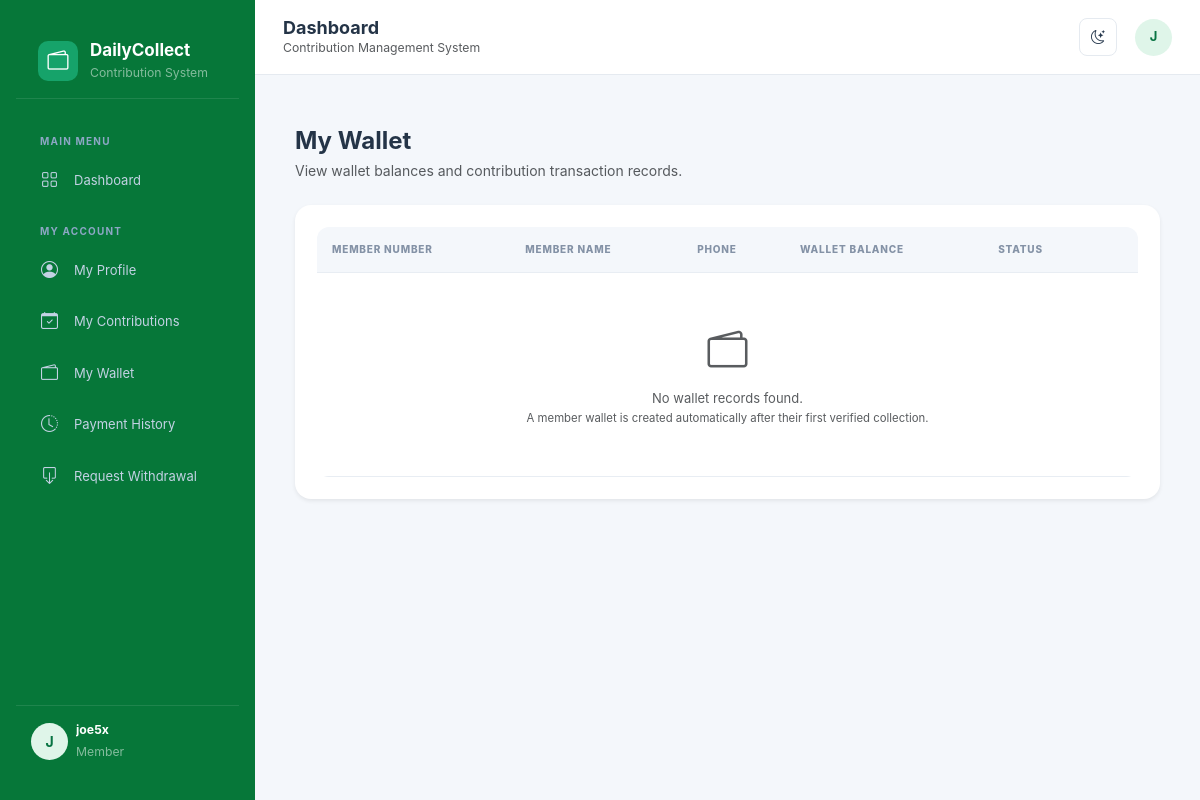
/wallets/ (signed in), run on the app's committed database.
### accounts/models.py (models this page shows, shortened)
class User(AbstractUser):
    class Role(models.TextChoices):
        ADMIN = 'ADMIN', 'Administrator'
        MANAGER = 'MANAGER', 'Manager'
        SUPERVISOR = 'SUPERVISOR', 'Supervisor'
        AGENT = 'AGENT', 'Collection Agent'
        ACCOUNTANT = 'ACCOUNTANT', 'Accountant'
        MEMBER = 'MEMBER', 'Member'
    email = models.EmailField(unique=True)
    phone = models.CharField(max_length=20, blank=True)
    role = models.CharField(
        max_length=20,
        choices=Role.choices,
        default=Role.MEMBER
    )
    is_active = models.BooleanField(default=True)
    created_at = models.DateTimeField(auto_now_add=True)
    updated_at = models.DateTimeField(auto_now=True)

### wallets/views.py (the view, shortened to what this page needs)
# urls.py: path('', views.wallet_list, name='wallet_list'),
@login_required
@role_required(
    User.Role.ADMIN,
    User.Role.MANAGER,
    User.Role.ACCOUNTANT,
    User.Role.MEMBER,
)
def wallet_list(request):
    wallets = Wallet.objects.select_related('member').all()
    if request.user.role == User.Role.MEMBER:
        wallets = wallets.filter(member__user=request.user)
    search = request.GET.get('q', '').strip()
    paginator = Paginator(wallets, 15)
    page_obj = paginator.get_page(request.GET.get('page'))
    context = {
        'wallets': page_obj.object_list,
        'page_obj': page_obj,
        'search': search,
    }
    return render(request, 'wallets/wallet_list.html', context)

### templates/wallets/wallet_list.html (shortened to what this page needs)
{% extends 'base.html' %}
{% block content %}
<div class="container-fluid py-4">
    <div class="mb-4">
        <h4 class="fw-bold mb-1">
            {% if request.user.role == 'MEMBER' %}
                My Wallet
            {% else %}
                Member Wallets
            {% endif %}
        </h4>
        <p class="text-muted mb-0">
            View wallet balances and contribution transaction records.
        </p>
    </div>
    <div class="card border-0 shadow-sm">
        <div class="card-body">
            <div class="table-responsive">
                <table class="table table-hover align-middle">
                    <thead class="table-light">
                        <tr>
                            <th>Member Number</th>
                            <th>Member Name</th>
                            <th>Phone</th>
                            <th>Wallet Balance</th>
                            <th>Status</th>
                            <th></th>
                        </tr>
                    </thead>
                    <tbody>
                        {% for wallet in wallets %}
                        <tr>
                            <td class="fw-semibold">
                                {{ wallet.member.member_no }}
                            </td>
                            <td>{{ wallet.member.full_name }}</td>
                            <td>{{ wallet.member.phone }}</td>
                            <td class="fw-bold text-success">
                                ₦{{ wallet.balance|floatformat:2 }}
                            </td>
                            <td>
                                {% if wallet.is_active %}
                                    <span class="badge bg-success">Active</span>
                                {% else %}
                                    <span class="badge bg-secondary">Inactive</span>
                                {% endif %}
                            </td>
                            <td>
                                <a href="{% url 'wallets:wallet_detail' wallet.pk %}"
                                   class="btn btn-sm btn-outline-primary">
                                    View Wallet
                                </a>
                            </td>
                        </tr>
                        {% empty %}
                        <tr>
                            <td colspan="6" class="text-center py-5">
                                <i class="bi bi-wallet2 fs-1 text-muted"></i>
                                <p class="text-muted mt-2 mb-0">
                                    No wallet records found.
                                </p>
                                <small class="text-muted">
                                    A member wallet is created automatically
                                    after their first verified collection.
                                </small>
                            </td>
                        </tr>
                        {% endfor %}
                    </tbody>
                </table>
            </div>
        </div>
    </div>
</div>
{% endblock %}

### templates/base.html (shortened to what this page needs)
{% load static %}
<!DOCTYPE html>
<html lang="en" data-bs-theme="light">
<head>
    <link href="https://cdn.jsdelivr.net/npm/bootstrap@5.3.3/dist/css/bootstrap.min.css" rel="stylesheet">
    <link href="https://cdn.jsdelivr.net/npm/bootstrap-icons@1.11.3/font/bootstrap-icons.css" rel="stylesheet">
    <link rel="stylesheet"
      href="{% static 'css/style.css' %}">
</head>
<body>
{% if request.user.is_authenticated %}
<aside class="sidebar" id="sidebar">
    <div class="brand">
        <div class="brand-icon">
            <i class="bi bi-wallet2 text-white"></i>
        </div>
        <div>
            <h5 class="brand-name">DailyCollect</h5>
            <small class="text-white-50">Contribution System</small>
        </div>
    </div>
<div class="sidebar-menu">
    <div class="menu-label">Main Menu</div>
    <a href="{% url 'dashboard' %}" class="sidebar-link">
        <i class="bi bi-grid"></i> Dashboard
    </a>
    {% if request.user.role == 'ADMIN' %}
        <div class="menu-label">Administration</div>
        <a href="{% url 'agents:agent_create' %}" class="sidebar-link">
            <i class="bi bi-person-plus"></i> Register Agent
        </a>
        <a href="{% url 'accounts:user_list' %}" class="sidebar-link">
            <i class="bi bi-people"></i> User Management
        </a>
        <a href="{% url 'agents:agent_list' %}" class="sidebar-link">
            <i class="bi bi-people"></i> Agent Management
        </a>
        <a href="{% url 'members:member_list' %}" class="sidebar-link">
            <i class="bi bi-person-vcard"></i> Members
        </a>
        <a href="#" class="sidebar-link">
            <i class="bi bi-person-badge"></i> Collection Agents
        </a>
        <div class="menu-label">Contribution Management</div>
        <a href="{% url 'contributions:plan_list' %}" class="sidebar-link">
            <i class="bi bi-calendar-check"></i> Contribution Plans
        </a>
        <a href="{% url 'contributions:enrollment_list' %}"
            class="sidebar-link">
            <i class="bi bi-person-check"></i>Member Enrolments
        </a>
        <a href="{% url 'collections:collection_list' %}" class="sidebar-link">
            <i class="bi bi-cash-stack"></i> Daily Collections
        </a>
        <a href="#" class="sidebar-link">
            <i class="bi bi-wallet"></i> Member Wallets
        </a>
        <a href="#" class="sidebar-link">
            <i class="bi bi-box-arrow-down"></i> Withdrawals
        </a>
        <a href="{% url 'wallets:wallet_list' %}" class="nav-link">
            <i class="bi bi-wallet2"></i>Wallet Management
        </a>
        <div class="menu-label">Finance & Reports</div>
        <a href="#" class="sidebar-link">
            <i class="bi bi-arrow-left-right"></i> Transactions
        </a>
        <a href="#" class="sidebar-link">
            <i class="bi bi-receipt"></i> Expenses
        </a>
        <a href="#" class="sidebar-link">
            <i class="bi bi-graph-up-arrow"></i> Reports
        </a>
        <div class="menu-label">System</div>
        <a href="{% url 'accounts:change_password' %}" class="sidebar-link">
            <i class="bi bi-shield-lock"></i> Change Password
        </a>
    {% elif request.user.role == 'MEMBER' %}
        <div class="menu-label">My Account</div>
        <a href="{% url 'accounts:profile' %}" class="sidebar-link">
            <i class="bi bi-person-circle"></i> My Profile
        </a>
        <a href="#" class="sidebar-link">
            <i class="bi bi-calendar-check"></i> My Contributions
        </a>
        <a href="#" class="sidebar-link">
            <i class="bi bi-wallet2"></i> My Wallet
        </a>
        <a href="#" class="sidebar-link">
            <i class="bi bi-clock-history"></i> Payment History
        </a>
        <a href="#" class="sidebar-link">
            <i class="bi bi-box-arrow-down"></i> Request Withdrawal
        </a>
    {% endif %}
</div>
    <div class="sidebar-footer">
        <div class="d-flex align-items-center gap-2">
            <div class="user-avatar">
                {{ request.user.username|first|upper }}
            </div>
            <div class="flex-grow-1 overflow-hidden">
                <div class="text-white small fw-bold text-truncate">
                    {{ request.user.get_full_name|default:request.user.username }}
                </div>
                <small class="text-white-50">
                    {{ request.user.get_role_display }}
                </small>
            </div>
        </div>
    </div>
</aside>
<div class="main-wrapper">
    <header class="topbar">
        <div class="d-flex align-items-center gap-3">
            <div>
                <h5 class="topbar-title">
                    {% block page_title %}Dashboard{% endblock %}
                </h5>
                <small class="text-muted d-none d-sm-block">
                    Contribution Management System
                </small>
            </div>
        </div>
        <div class="topbar-actions">
            <button class="icon-btn" id="themeToggle"
                    title="Toggle theme">
                <i class="bi bi-moon-stars" id="themeIcon"></i>
            </button>
            <div class="dropdown">
                <button class="btn p-0 border-0"
                        data-bs-toggle="dropdown">
                    <div class="user-avatar">
                        {{ request.user.username|first|upper }}
                    </div>
                </button>
            </div>
        </div>
    </header>
    <main class="page-content">
        {% block content %}
        {% endblock %}
    </main>
</div>
{% else %}
    {% block auth_content %}{% endblock %}
{% endif %}
</body>
</html>

### static/css/style.css (style rules this page uses)
:root { --primary: #102a43; --primary-light: #1d456b; --accent: #10b981; --accent-hover: #059669; --background: #f4f7fb; --surface: #ffffff; --text: #243447; --muted: #8492a6; --border: #e8edf3; --danger: #ef4444; --warning: #f59e0b; --info: #3b82f6; --sidebar-width: 260px; --topbar-height: 75px; --shadow-sm: 0 2px 8px rgba(16, 42, 67, .04); --shadow-md: 0 8px 25px rgba(16, 42, 67, .07); --radius: 16px; }
* { box-sizing: border-box; }
body { background: var(--background); color: var(--text); font-family: 'Inter', 'Segoe UI', sans-serif; font-size: 14px; transition: background .3s, color .3s; }
a { text-decoration: none; }
h1, h2, h3, h4, h5, h6 { color: var(--text); font-weight: 700; }
.sidebar { width: var(--sidebar-width); background: var(--primary); color: #fff; position: fixed; top: 0; left: 0; bottom: 0; z-index: 1040; padding: 24px 16px; overflow-y: auto; transition: transform .3s ease; }
.topbar { height: var(--topbar-height); background: var(--surface); border-bottom: 1px solid var(--border); display: flex; align-items: center; justify-content: space-between; padding: 0 30px; position: sticky; top: 0; z-index: 1020; }
.topbar-title { font-size: 19px; font-weight: 750; margin: 0; }
.page-content { padding: 30px; }
.card { background: var(--surface); border: 1px solid var(--border); border-radius: var(--radius); box-shadow: var(--shadow-sm); color: var(--text); }
.card-body { padding: 22px; }
.btn { border-radius: 9px; padding: 9px 17px; font-weight: 600; font-size: 13px; transition: .2s; }
.table-responsive { border-radius: 12px; }
.table { color: var(--text); margin-bottom: 0; vertical-align: middle; }
.table thead th { background: var(--background); color: var(--muted); text-transform: uppercase; font-size: 10px; letter-spacing: .8px; font-weight: 800; padding: 15px; border-bottom: 1px solid var(--border); white-space: nowrap; }
.table tbody td { padding: 15px; border-bottom: 1px solid var(--border); font-size: 13px; }
:root { --sidebar-width: 255px; --primary: #055fc6; --accent: #16a36a; --body-bg: #f4f7fb; --card-bg: #ffffff; --text-main: #24364b; --border-color: #e5eaf0; --sidebar-bg: #067739; }
body { background: var(--body-bg); color: var(--text-main); font-family: Inter, "Segoe UI", sans-serif; min-height: 100vh; transition: background .2s ease, color .2s ease; }
.sidebar { width: var(--sidebar-width); height: 100vh; position: fixed; top: 0; left: 0; background: var(--sidebar-bg); color: white; z-index: 1040; display: flex; flex-direction: column; transition: transform .3s ease; }
.brand { height: 75px; display: flex; align-items: center; padding: 0 22px; gap: 12px; border-bottom: 1px solid rgba(255,255,255,.1); }
.brand-icon { width: 40px; height: 40px; background: var(--accent); border-radius: 10px; display: flex; align-items: center; justify-content: center; font-size: 21px; }
.brand-name { font-size: 17px; font-weight: 750; color: white; margin: 0; }
.sidebar-menu { padding: 20px 12px; overflow-y: auto; flex: 1; }
.menu-label { font-size: 10px; color: #8da7c5; font-weight: 700; letter-spacing: 1.2px; padding: 15px 12px 8px; text-transform: uppercase; }
.sidebar-link { display: flex; align-items: center; gap: 12px; padding: 11px 13px; margin-bottom: 4px; border-radius: 7px; color: #c3d2e4; text-decoration: none; font-size: 13px; transition: .2s; }
.sidebar-link i { font-size: 17px; width: 21px; }
.sidebar-footer { padding: 15px; border-top: 1px solid rgba(255,255,255,.1); }
.main-wrapper { margin-left: var(--sidebar-width); min-height: 100vh; }
.topbar { height: 75px; background: var(--card-bg); border-bottom: 1px solid var(--border-color); display: flex; align-items: center; justify-content: space-between; padding: 0 28px; position: sticky; top: 0; z-index: 1020; }
.topbar-title { font-size: 18px; font-weight: 700; margin: 0; }
.topbar-actions { display: flex; align-items: center; gap: 18px; }
.icon-btn { width: 38px; height: 38px; border: 1px solid var(--border-color); background: var(--card-bg); color: var(--text-main); border-radius: 8px; display: flex; align-items: center; justify-content: center; }
.user-avatar { width: 37px; height: 37px; border-radius: 50%; background: #dff5e9; color: #087443; display: flex; justify-content: center; align-items: center; font-weight: 700; }
.page-content { padding: 28px; }
.card { background: var(--card-bg); border-color: var(--border-color); color: var(--text-main); }
.table { --bs-table-bg: transparent; --bs-table-color: var(--text-main); }

### data on the page
User: user.username|first "J", user.get_full_name "joe5x", user.role "Member"
